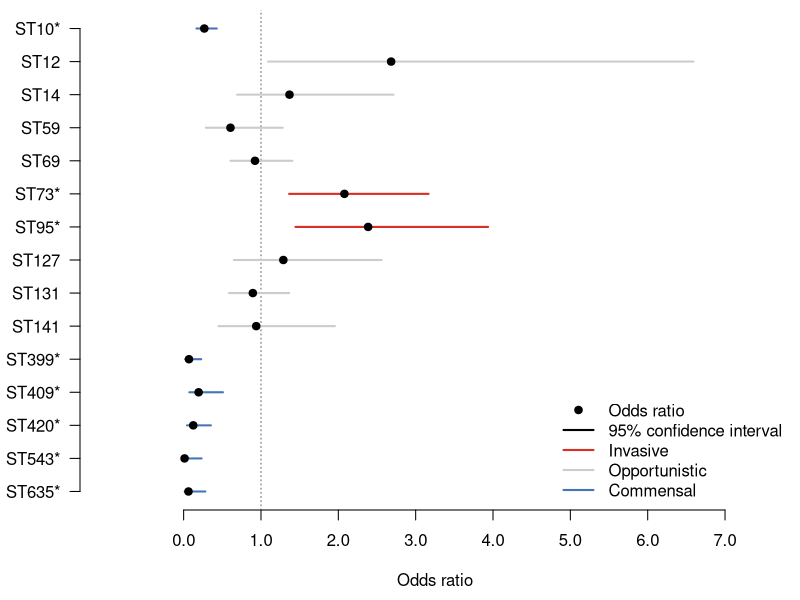

The R source for this figure:

odds.ratios <- read.table("NORM_OR_E_coli_carriage_disease.csv", sep = ',', header = TRUE)

in.plot <- odds.ratios$Labe != ""

plotting.data <- odds.ratios[in.plot, ]

labels.order <- order(as.numeric(gsub("[*]", "", gsub("ST", "", plotting.data$Label))), decreasing = TRUE)

plotting.data <- plotting.data[labels.order, ]

pdf(file = "invasiveness_vs_carriage.pdf", width = 5, height = 5)
par(mar = c(4.5, 4, 0.5, 0.5))
plot(0, 0, pch = '', xlim = c(-1.0, 7.5), ylim = c(1, nrow(plotting.data)), xaxt = 'n', yaxt = 'n', xlab = 'Odds ratio', ylab = '', bty = 'n')
axis(side = 1, at = seq(0.0, 7.0, by = 1.0), labels = c("0.0", "1.0", "2.0", "3.0", "4.0", "5.0", "6.0", "7.0"))
axis(side = 2, at = 1:nrow(plotting.data), labels = plotting.data$Label, las = 2)
abline(v = 1.0, lty = "dotted", col = "gray40")
for (i in 1:nrow(plotting.data)) {
    x.coords <- c(plotting.data$lower[i], plotting.data$upper[i])
    y.coords <- c(i, i)
    linecol <- "gray80"
    if (plotting.data$p.adj.BH[i] < 0.05) {
        linecol <- ifelse(plotting.data$lower[i] > 1.0, "#d73027", "#4575b4")
    }
    lines(x = x.coords, y = y.coords, col = linecol, lwd = 2)
}
lines(x = plotting.data$OR, y = 1:nrow(plotting.data), type = 'p', pch = 19)
legend("bottomright", legend = c("Odds ratio", "95% confidence interval", "Invasive", "Opportunistic", "Commensal"), col = c("black", "black", "#d73027", "gray80", "#4575b4"), bty = 'n', lty = c(NA, 1, 1, 1, 1), lwd = c(NA, 2, 2, 2, 2), pch = c(19, NA, NA, NA, NA))
dev.off()
